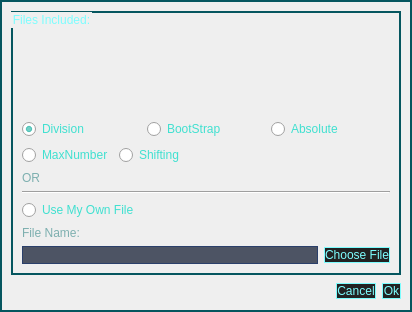
<?xml version="1.0" encoding="UTF-8"?>
<ui version="4.0">
 <class>LoadDialog</class>
 <widget class="QDialog" name="LoadDialog">
  <property name="geometry">
   <rect>
    <x>0</x>
    <y>0</y>
    <width>412</width>
    <height>312</height>
   </rect>
  </property>
  <property name="windowTitle">
   <string>Dialog</string>
  </property>
  <property name="styleSheet">
   <string notr="true">QDialog {
color: #7DFDFE; 
background-image: url(:/Images/BackgroundHelp.png);
border: 2px solid #05565F;
}

QGroupBox{
color: #7DFDFE; 
background: transparent;
border: 2px solid #05565F;
}

QRadioButton {
 color: #40E0D0 ;
}

QRadioButton:hover {
 color: #FF8533 ;
}

QLabel { 
background-color : transparent; 
color : #7DAFAF; 
}

QLineEdit{
background-color: #4D5464;
border: 1px solid #2B406B;
color: #FFFFFF;
}

QPushButton{
background-color: #222222;
color: #7DFDFE; 
border: 1px solid #7DFDFE;
}

QPushButton:hover { 
color: #E12E93;
border: 1px solid #2790C4;
}
</string>
  </property>
  <layout class="QVBoxLayout" name="verticalLayout_8">
   <item>
    <widget class="QGroupBox" name="PreExistingFileGroupBox">
     <property name="title">
      <string>Files Included:</string>
     </property>
     <layout class="QVBoxLayout" name="verticalLayout_7">
      <item>
       <spacer name="verticalSpacer">
        <property name="orientation">
         <enum>Qt::Vertical</enum>
        </property>
        <property name="sizeHint" stdset="0">
         <size>
          <width>20</width>
          <height>60</height>
         </size>
        </property>
       </spacer>
      </item>
      <item>
       <layout class="QVBoxLayout" name="verticalLayout_6">
        <item>
         <layout class="QVBoxLayout" name="verticalLayout_5">
          <item>
           <layout class="QHBoxLayout" name="horizontalLayout_4">
            <item>
             <widget class="QRadioButton" name="divBtn">
              <property name="text">
               <string>Division</string>
              </property>
              <property name="checked">
               <bool>true</bool>
              </property>
             </widget>
            </item>
            <item>
             <widget class="QRadioButton" name="bsBtn">
              <property name="text">
               <string>BootStrap</string>
              </property>
             </widget>
            </item>
            <item>
             <widget class="QRadioButton" name="absBtn">
              <property name="text">
               <string>Absolute</string>
              </property>
             </widget>
            </item>
           </layout>
          </item>
          <item>
           <layout class="QHBoxLayout" name="horizontalLayout_3">
            <item>
             <widget class="QRadioButton" name="maxNumBtn">
              <property name="text">
               <string>MaxNumber</string>
              </property>
             </widget>
            </item>
            <item>
             <widget class="QRadioButton" name="shfBtn">
              <property name="text">
               <string>Shifting</string>
              </property>
             </widget>
            </item>
            <item>
             <spacer name="horizontalSpacer_2">
              <property name="orientation">
               <enum>Qt::Horizontal</enum>
              </property>
              <property name="sizeHint" stdset="0">
               <size>
                <width>40</width>
                <height>20</height>
               </size>
              </property>
             </spacer>
            </item>
           </layout>
          </item>
         </layout>
        </item>
        <item>
         <layout class="QVBoxLayout" name="verticalLayout_4">
          <item>
           <widget class="QLabel" name="OrLbl">
            <property name="text">
             <string>OR</string>
            </property>
           </widget>
          </item>
          <item>
           <layout class="QVBoxLayout" name="verticalLayout_3">
            <item>
             <widget class="Line" name="horizontalLine">
              <property name="orientation">
               <enum>Qt::Horizontal</enum>
              </property>
             </widget>
            </item>
            <item>
             <layout class="QVBoxLayout" name="verticalLayout_2">
              <item>
               <widget class="QRadioButton" name="ownFileBtn">
                <property name="text">
                 <string>Use My Own File</string>
                </property>
               </widget>
              </item>
              <item>
               <layout class="QVBoxLayout" name="verticalLayout">
                <item>
                 <widget class="QLabel" name="FileNameLbl">
                  <property name="text">
                   <string>File Name:</string>
                  </property>
                 </widget>
                </item>
                <item>
                 <layout class="QHBoxLayout" name="horizontalLayout_2">
                  <item>
                   <widget class="QLineEdit" name="fileNameLineEdit"/>
                  </item>
                  <item>
                   <widget class="QPushButton" name="chooseFileBtn">
                    <property name="text">
                     <string>Choose File</string>
                    </property>
                   </widget>
                  </item>
                 </layout>
                </item>
               </layout>
              </item>
             </layout>
            </item>
           </layout>
          </item>
         </layout>
        </item>
       </layout>
      </item>
     </layout>
    </widget>
   </item>
   <item>
    <layout class="QHBoxLayout" name="horizontalLayout">
     <item>
      <spacer name="horizontalSpacer">
       <property name="orientation">
        <enum>Qt::Horizontal</enum>
       </property>
       <property name="sizeHint" stdset="0">
        <size>
         <width>40</width>
         <height>20</height>
        </size>
       </property>
      </spacer>
     </item>
     <item>
      <widget class="QPushButton" name="cancelBtn">
       <property name="text">
        <string>Cancel</string>
       </property>
      </widget>
     </item>
     <item>
      <widget class="QPushButton" name="okBtn">
       <property name="text">
        <string>Ok</string>
       </property>
      </widget>
     </item>
    </layout>
   </item>
  </layout>
 </widget>
 <resources/>
 <connections/>
</ui>
